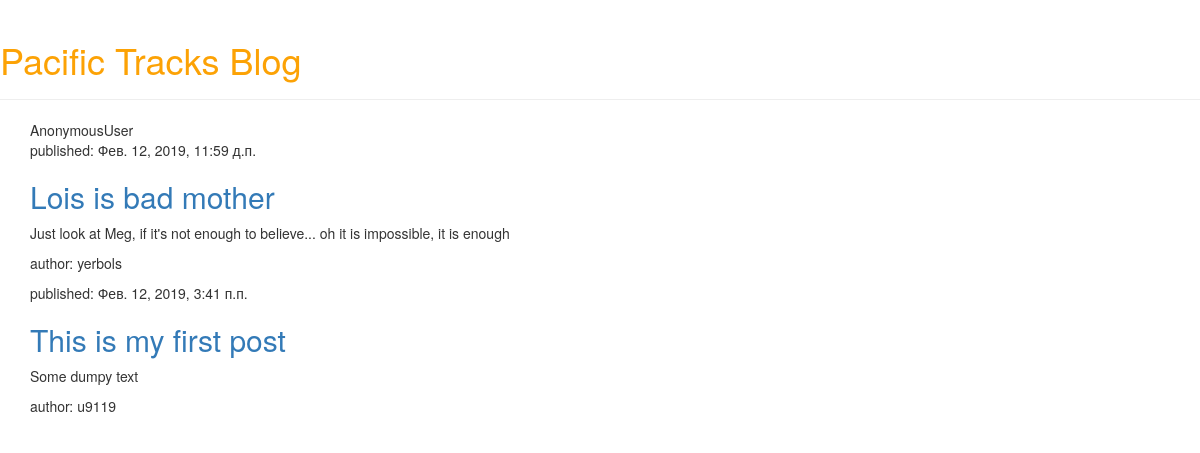
Before: / with the older database file.
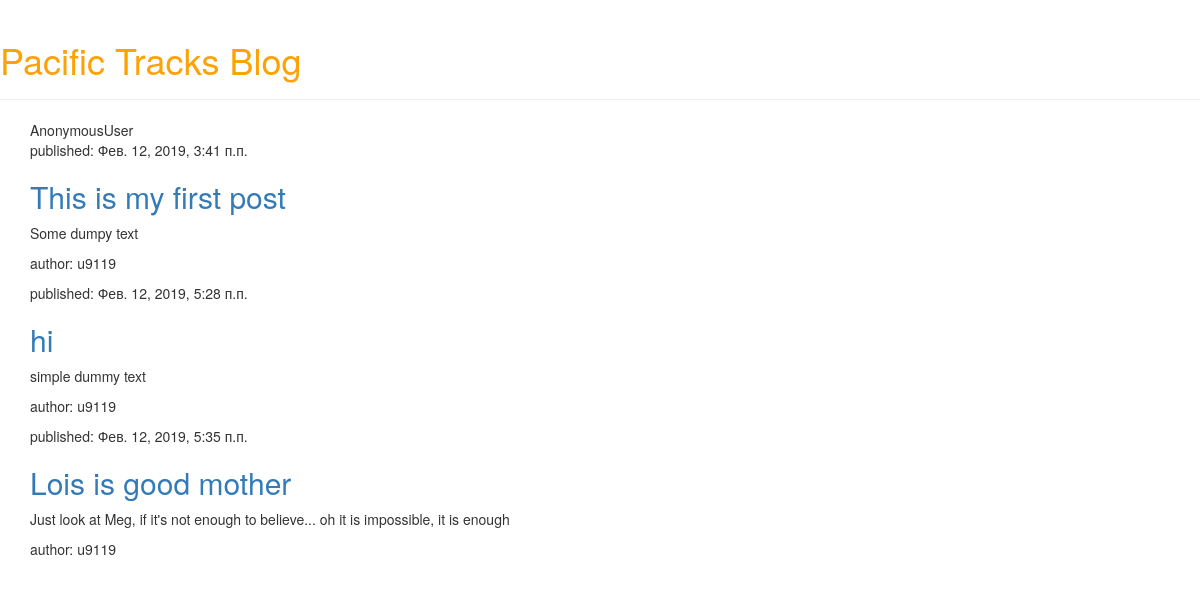
After: the same page with the newer database file.
### blog/models.py (models this page shows, shortened)
class Post(models.Model):
    author = models.ForeignKey('auth.User', on_delete=models.CASCADE)
    title = models.CharField(max_length=200)
    text = models.TextField()
    created_date = models.DateTimeField(default=timezone.now)
    published_date = models.DateTimeField(blank=True, null=True)

### blog/views.py (the view)
def post_list(request):
    posts = Post.objects.filter(published_date__lte=timezone.now()).order_by('published_date')
    return render(request, 'blog/post_list.html', {'posts': posts})

### blog/templates/blog/post_list.html
{% extends 'blog/base.html' %}
{% block content %}
    {{user}}
    {% for post in posts %}
        <div class="post">
            <p class="date">published: {{post.published_date}}</p>
            <h2><a href="{% url 'post_detail' pk=post.pk %}">{{post.title}}</a></h2>
            <p>{{post.text|linebreaksbr}}</p>
            <p>author: {{post.author}}</p>
        </div>
    {% endfor %}
{% endblock %}

### blog/templates/blog/base.html (shortened to what this page needs)
{% load static %}
<html>
    <head>
        <link rel="stylesheet" href="//maxcdn.bootstrapcdn.com/bootstrap/3.2.0/css/bootstrap.min.css">
        <link rel="stylesheet" href="//maxcdn.bootstrapcdn.com/bootstrap/3.2.0/css/bootstrap-theme.min.css">
        <link rel="stylesheet" href="{% static 'css/blog.css' %}">
    </head>
    <body>
        <div class="page-header">
            <h1><a href="/">Pacific Tracks Blog</a></h1>
        </div>
        <div class="content container">
            <div class="row">
                <div class="col-md-8">
                {% block content %}
                {% endblock %}
                </div>
            </div>
        </div>
    </body>
</html>

### blog/static/css/blog.css (style rules this page uses)
h1 a { color: #FCA205; }

Changed rows visible on the page:
shown differently, row unchanged: Post "This is my first post": moves up the list
added Post: published_date "Фев. 12, 2019, 5:28 п.п.", title "hi", text "simple dummy text", author "u9119"
changed Post: published_date "Фев. 12, 2019, 11:59 д.п." → "Фев. 12, 2019, 5:35 п.п."; title "Lois is bad mother" → "Lois is good mother"; author "yerbols" → "u9119"
